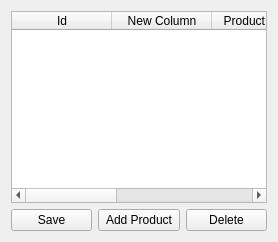
         <widget class="QWidget" name="page_4">
          <layout class="QGridLayout" name="gridLayout_5">
           <item row="0" column="0">
            <widget class="QTableWidget" name="products_tableWidget">
             <property name="sizePolicy">
              <sizepolicy hsizetype="MinimumExpanding" vsizetype="Expanding">
               <horstretch>0</horstretch>
               <verstretch>0</verstretch>
              </sizepolicy>
             </property>
             <property name="cursor" stdset="0">
              <cursorShape>SizeAllCursor</cursorShape>
             </property>
             <property name="contextMenuPolicy">
              <enum>Qt::ActionsContextMenu</enum>
             </property>
             <attribute name="verticalHeaderMinimumSectionSize">
              <number>100</number>
             </attribute>
             <attribute name="verticalHeaderDefaultSectionSize">
              <number>100</number>
             </attribute>
             <attribute name="verticalHeaderHighlightSections">
              <bool>true</bool>
             </attribute>
             <column>
              <property name="text">
               <string>Id</string>
              </property>
             </column>
             <column>
              <property name="text">
               <string>New Column</string>
              </property>
             </column>
             <column>
              <property name="text">
               <string>Product Name</string>
              </property>
             </column>
             <column>
              <property name="text">
               <string>Price</string>
              </property>
             </column>
             <column>
              <property name="text">
               <string>Description</string>
              </property>
             </column>
            </widget>
           </item>
           <item row="1" column="0">
            <layout class="QHBoxLayout" name="horizontalLayout_18">
             <item>
              <widget class="QPushButton" name="save_product">
               <property name="text">
                <string>Save</string>
               </property>
               <property name="checkable">
                <bool>true</bool>
               </property>
               <property name="autoExclusive">
                <bool>true</bool>
               </property>
              </widget>
             </item>
             <item>
              <widget class="QPushButton" name="add_product">
               <property name="text">
                <string>Add Product</string>
               </property>
               <property name="checkable">
                <bool>true</bool>
               </property>
               <property name="autoExclusive">
                <bool>true</bool>
               </property>
              </widget>
             </item>
             <item>
              <widget class="QPushButton" name="delete_product">
               <property name="text">
                <string>Delete</string>
               </property>
               <property name="checkable">
                <bool>true</bool>
               </property>
               <property name="autoExclusive">
                <bool>true</bool>
               </property>
              </widget>
             </item>
            </layout>
           </item>
          </layout>
         </widget>
